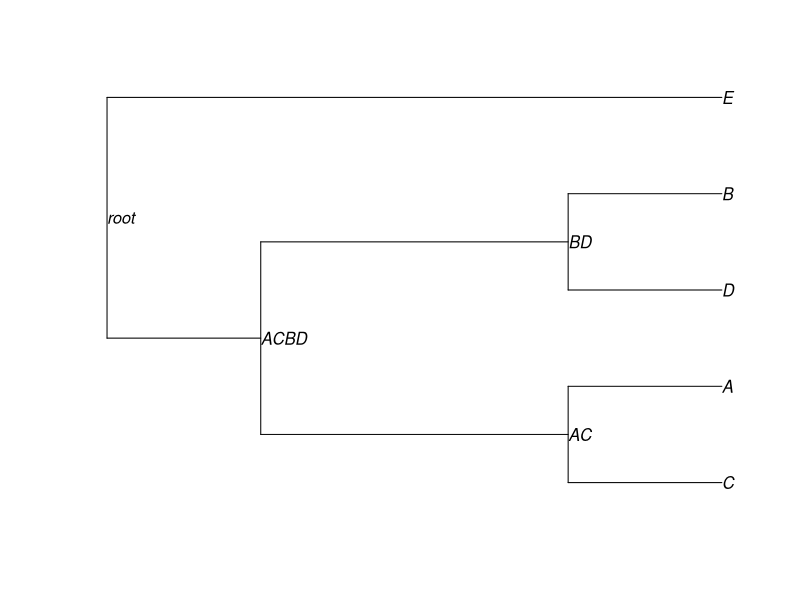

Generate this figure with R:
## ---- chunk 1
knitr::opts_chunk$set(echo = TRUE)
## ---- chunk 2
if(!require(ape)){install.packages("ape"); library(ape)}
TREE <- "(((C, A):1,(D, B):1):1,E:3);"
tree <- read.tree(text = TREE)
tree$node.label = c("root", "ACBD", "AC", "BD")
plot(tree, show.node.label=TRUE)
